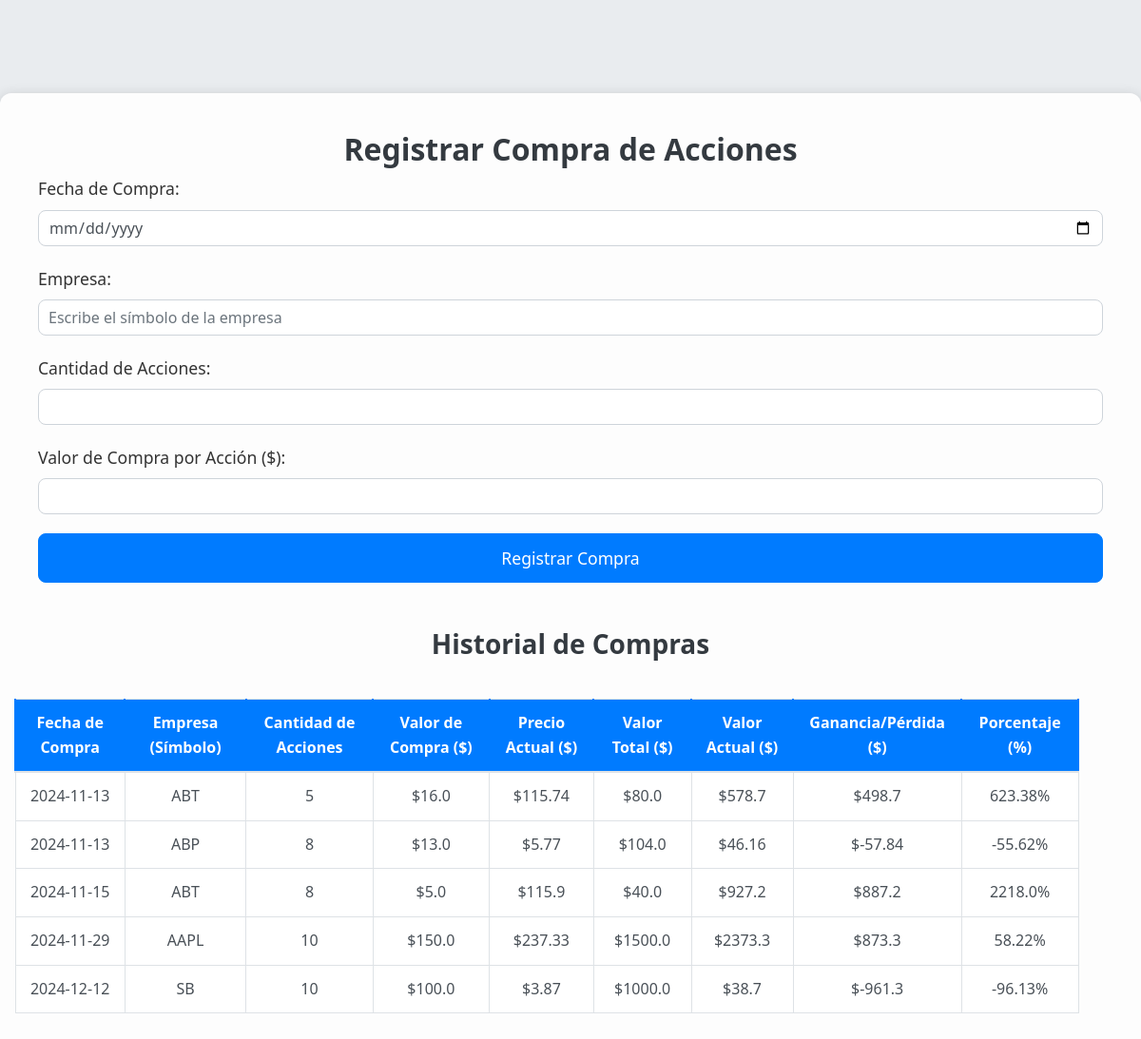
The page / on the database its author committed.
### tables this page shows
CREATE TABLE "historial_compras" (
	"id"	INTEGER,
	"fecha_compra"	TEXT,
	"symbol"	TEXT,
	"cantidad_acciones"	INTEGER,
	"valor_compra"	REAL,
	"precio_actual"	REAL,
	"valor_total"	REAL,
	"valor_actual"	REAL,
	"ganancia_perdida"	REAL,
	"porcentaje"	REAL,
	PRIMARY KEY("id" AUTOINCREMENT)
);

### api.py (the view, shortened to what this page needs)
@app.route('/', methods=['GET', 'POST'])
def home():
    return render_template("index.html", historial=obtener_historial_compras())

### api.py (called while the page is built)
def obtener_historial_compras():
    conn = sqlite3.connect("precios.db")
    cursor = conn.cursor()
    cursor.execute("SELECT fecha_compra, symbol, cantidad_acciones, valor_compra, precio_actual, valor_total, valor_actual, ganancia_perdida, porcentaje FROM historial_compras")
    historial = cursor.fetchall()
    conn.close()
    historial_compras = [
        {
            "fecha_compra": registro[0],
            "symbol": registro[1],
            "cantidad_acciones": registro[2],
            "valor_compra": registro[3],
            "precio_actual": registro[4],
            "valor_total": registro[5],
            "valor_actual": registro[6],
            "ganancia_perdida": registro[7],
            "porcentaje": registro[8]
        }
        for registro in historial
    ]
    return historial_compras

### templates/index.html (shortened to what this page needs)
<!DOCTYPE html>
<html lang="es">
<head>
    <link href="https://stackpath.bootstrapcdn.com/bootstrap/4.5.2/css/bootstrap.min.css" rel="stylesheet">
    <link rel="stylesheet" href="/static/css/style.css">
</head>
<body>
    <div class="container mt-5">
        <h2>Registrar Compra de Acciones</h2>
        <form method="POST" action="/">
            <div class="form-group">
                <label for="fecha_compra">Fecha de Compra:</label>
                <input type="date" class="form-control" id="fecha_compra" name="fecha_compra" required>
            </div>
            <div class="form-group">
                <label for="empresa">Empresa:</label>
                <input type="text" class="form-control" id="empresa" name="empresa" placeholder="Escribe el símbolo de la empresa" required autocomplete="off">
            </div>
            <div class="form-group">
                <label for="cantidad_acciones">Cantidad de Acciones:</label>
                <input type="number" class="form-control" id="cantidad_acciones" name="cantidad_acciones" required>
            </div>
            <div class="form-group">
                <label for="valor_compra">Valor de Compra por Acción ($):</label>
                <input type="number" step="0.01" class="form-control" id="valor_compra" name="valor_compra" required>
            </div>
            <button type="submit" class="btn btn-primary">Registrar Compra</button>
        </form>
        <h3 class="mt-5">Historial de Compras</h3>
        {% if historial %}
        <table class="table table-striped">
            <thead>
                <tr>
                    <th>Fecha de Compra</th>
                    <th>Empresa (Símbolo)</th>
                    <th>Cantidad de Acciones</th>
                    <th>Valor de Compra ($)</th>
                    <th>Precio Actual ($)</th>
                    <th>Valor Total ($)</th>
                    <th>Valor Actual ($)</th>
                    <th>Ganancia/Pérdida ($)</th>
                    <th>Porcentaje (%)</th>
                </tr>
            </thead>
            <tbody>
                {% for compra in historial %}
                <tr>
                    <td>{{ compra.fecha_compra }}</td>
                    <td>{{ compra.symbol }}</td>
                    <td>{{ compra.cantidad_acciones }}</td>
                    <td>${{ compra.valor_compra }}</td>
                    <td>${{ compra.precio_actual }}</td>
                    <td>${{ compra.valor_total }}</td>
                    <td>${{ compra.valor_actual }}</td>
                    <td>${{ compra.ganancia_perdida }}</td>
                    <td>{{ compra.porcentaje }}%</td>
                </tr>
                {% endfor %}
            </tbody>
        </table>
        {% else %}
            <p>No se han registrado compras aún.</p>
        {% endif %}
    </div>
</body>
</html>

### Testing/static/css/style.css (style rules this page uses)
body { background-color: #e9ecef; font-family: 'Segoe UI', Tahoma, Geneva, Verdana, sans-serif; color: #495057; line-height: 1.6; padding-top: 50px; background-image: url('https://png.pngtree.com/png-clipart/20190124/ourlarge/pngtree-wealth-display-mobile-banking-stocks-data-display-png-image_553038.jpg'); background-size: cover; background-position: center; }
.container { max-width: 1200px; margin: 0 auto; padding: 40px; background-color: rgba(255, 255, 255, 0.9); border-radius: 12px; box-shadow: 0 4px 15px rgba(0, 0, 0, 0.2); }
h2, h3 { text-align: center; color: #343a40; font-weight: 700; }
form { margin-bottom: 40px; }
.form-group label { font-weight: 500; font-size: 1.1rem; color: #333; }
.form-control { border-radius: 8px; border: 1px solid #ced4da; box-shadow: none; padding: 10px; font-size: 1rem; margin-bottom: 20px; transition: border-color 0.3s; }
.btn-primary { width: 100%; background-color: #007bff; border-color: #007bff; border-radius: 8px; padding: 12px; font-size: 1.1rem; transition: background-color 0.3s; }
table { width: 95%; margin-top: 40px; margin-left: -25px; margin-right: auto; border-collapse: collapse; }
table th, table td { text-align: center; vertical-align: middle; padding: 10px 15px; }
table th { background-color: #007bff; color: white; font-weight: 600; border: 2px solid #007bff; }
table td { background-color: #fff; color: #495057; font-weight: 400; border: 1px solid #dee2e6; }
table tr:nth-child(even) { background-color: #f8f9fa; }
.container { animation: fadeIn 1.5s ease-in-out; }

### rows shown on the page
historial_compras: fecha_compra "2024-11-13", symbol "ABT", cantidad_acciones "5", valor_compra "16.0", precio_actual "115.74", valor_total "80.0", valor_actual "578.7", ganancia_perdida "498.7", porcentaje "623.38"
historial_compras: fecha_compra "2024-11-13", symbol "ABP", cantidad_acciones "8", valor_compra "13.0", precio_actual "5.77", valor_total "104.0", valor_actual "46.16", ganancia_perdida "-57.84", porcentaje "-55.62"
historial_compras: fecha_compra "2024-11-15", symbol "ABT", cantidad_acciones "8", valor_compra "5.0", precio_actual "115.9", valor_total "40.0", valor_actual "927.2", ganancia_perdida "887.2", porcentaje "2218.0"
historial_compras: fecha_compra "2024-11-29", symbol "AAPL", cantidad_acciones "10", valor_compra "150.0", precio_actual "237.33", valor_total "1500.0", valor_actual "2373.3", ganancia_perdida "873.3", porcentaje "58.22"
historial_compras: fecha_compra "2024-12-12", symbol "SB", cantidad_acciones "10", valor_compra "100.0", precio_actual "3.87", valor_total "1000.0", valor_actual "38.7", ganancia_perdida "-961.3", porcentaje "-96.13"
